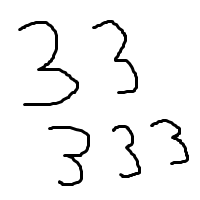
#> input picture test-images/3_11.png, 200 x 200 px
$ python jesper.py
#> lines starting #> are read from the running program, lines starting #| are printed output that depends on the picture
import sys
import time
import math
from PIL import Image

# [91 lines left out: functions percentOfPixels, divideImage, imgArr, not called in this run]

# Input:
#    myImage: the padded image to apply the filter to
#    matrix: the matrix to use to multiply the image by
# Output:
#    Filtered image
def applyFilter(img, kernel):
    i = 0
    j = 0
    filtered = Image.new("L", (img.width - 2, img.height - 2))  #create new image

    imageArray = []

    for i in range(1, img.width - 1):                        #for every pixel within padding
        for j in range(1, img.height - 1):
            del imageArray[:]                                #clear imageArray each loop
            imageArray.append(img.getpixel((i-1, j-1)))      #populate imageArray with top left pixel
            imageArray.append(img.getpixel((i, j-1)))        #populate imageArray with top middle pixel
            imageArray.append(img.getpixel((i+1, j-1)))      #populate imageArray with top right pixel
            imageArray.append(img.getpixel((i-1, j)))        #populate imageArray with middle left pixel
            imageArray.append(img.getpixel((i, j)))          #populate imageArray with middle pixel
            imageArray.append(img.getpixel((i+1, j)))        #populate imageArray with middle right pixel
            imageArray.append(img.getpixel((i-1, j+1)))      #populate imageArray with bottom left pixel
            imageArray.append(img.getpixel((i, j+1)))        #populate imageArray with bottom middle pixel
            imageArray.append(img.getpixel((i+1, j+1)))      #populate imageArray with bottom right pixel
            filtered.putpixel((i- 1, j- 1), convolute(imageArray, kernel))    #write result of convolution to new image
    return filtered

# Input:
#   imageArray - array containing the 9 pixel grayscale values
#   kernel - kernel matrix used for the convolution
def convolute(imageArray, kernel):
    temp = 0        #used to store current convolution sum

    for i in range(0, len(imageArray)):
        temp = temp + (imageArray[i]*kernel[i])    #increment temp by result of image pixel * kernel pixel

    return math.floor(temp)

#contains the 20 rules for thinning.
# [166 lines left out: function thinning, not called in this run]

def padImage(img):
    padded = Image.new("L", (img.width + 2, img.height + 2), color = 0) #create new image
    i = 0       #counter
    j = 0       #counter
    for i in range(0, padded.width):
        for j in range(0, padded.height):
            #top left
            if (i == 0 and j == 0):
                padded.putpixel((i, j), img.getpixel((i, j)))   #pad top left pixel of padded image with top left pixel of original image
            #top right
            elif (i == padded.width-1 and j == 0):
                padded.putpixel((i, j), img.getpixel((img.width-1, j)))   #pad top right pixel of padded image with top right pixel of original image
            #bottom left
            elif (i == 0 and j == padded.height-1):
                padded.putpixel((i, j), img.getpixel((i, img.height-1)))   #pad bottom left pixel of padded image with top right pixel of original image
            #bottom right
            elif (i == padded.width-1 and j == padded.height-1):
                padded.putpixel((i, j), img.getpixel((img.width-1, img.height-1)))   #pad bottom right pixel of padded image with top right pixel of original image
            #left side
            elif (i == 0):
                padded.putpixel((i, j), img.getpixel((i, j-1))) #pad left side of padded image with pixels along left side of original image
            #right side
            elif (i == padded.width-1):
                padded.putpixel((i, j), img.getpixel((img.width-1, j-1)))   #pad right side of padded image with pixels along right side of original image
            #top side
            elif (j == 0):
                padded.putpixel((i, j), img.getpixel((i-1, j)))     #pad top side of padded image with pixels along top side of original image
            #bottom side
            elif (j == padded.height-1):
                padded.putpixel((i, j), img.getpixel((i-1, img.height-1)))      #pad bottom side of padded image with pixels along bottom side of original image
            #inside pixels
            else:
                padded.putpixel((i, j), img.getpixel((i-1, j-1)))       #pad the rest of the padded image with the pixels from the rest of the original image
    return padded

def main ():
    #formatting for the main menu
    print("{0:-^50s}".format(''))
    print("{0:-^50s}".format('  Main Menu  '))
    print("{0:-^50s}".format(''))
    print("{0:^50s}".format('Welcome to the CP467 Final Project demo.'))
    print()

    # gives the user the choice of whether to run the program or end
    print("{0:^50s}".format('1. Filtering'))
    print("{0:^50s}".format('2. Thinning'))
    print("{0:^50s}".format('3. Scaling'))
    print("{0:^50s}".format('4. Getting features'))
    print("{0:^50s}".format('5. Quit'))

    #adds blanks lines and waits for the user input
    print()
    menuoption = input('Enter your choice here: ')
#> the answer given: 1
    print()

    # menu option 1 is chosen
    if menuoption == "1":

        while True:
            # gets the filename from the user, opens the file, and tells user it imported successfully
            filename = input('Please enter the filename for the image you\'d like to use: ')
#> the answer given: test-images/3_11.png

            try:
                imgBase = Image.open(filename).convert("L")
                print('')
                print('Image imported successfully')
                print('')
                break
            except IOError:
                print("Image import failed - file not found")

        print("{0:-^50s}".format(''))
        print("{0:-^50s}".format('  Select your Filter  '))
        print("{0:-^50s}".format(''))
        print("{0:^50s}".format('1. High Pass Filter'))
        print("{0:^50s}".format('2. Low Pass Filter'))

        filteroption = input('Enter your choice here: ')
#> the answer given: 1

        if filteroption == "1":
            kernel = [-1, -1, -1, -1, 8, -1, -1, -1, -1]
        elif filteroption == "2":
            kernel = [1/9, 1/9, 1/9, 1/9, 1/9, 1/9, 1/9, 1/9, 1/9]
        #end if
        imgBase.show()
        imgPadded = padImage(imgBase) #pad input image
#> in padImage, `padded = Image.new("L", (img.width + 2, img.height + 2), color = 0)`: padded: PIL image 202x202 L; every value is 0
#> after the loop in padImage, `for i in range(0, padded.width):`:
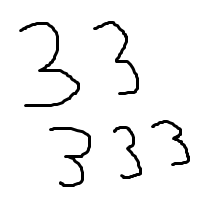
#> padded: PIL image 202x202 L; min 0, max 255, mean 242.7
        imgFiltered = applyFilter(imgPadded, kernel)    #filters image
#> in applyFilter, `filtered = Image.new("L", (img.width - 2, img.height - 2))`: filtered: PIL image 200x200 L; every value is 0
#> after the loop in applyFilter, `for i in range(1, img.width - 1):`:
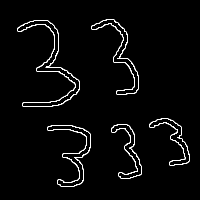
#> filtered: PIL image 200x200 L; min 0, max 255, mean 9.9
        imgFiltered.show()              #show filtered image
        imgFiltered.save("filteredimage.jpg")

    elif menuoption == "2":
        # Gets the file from the user
        filename = input('Please enter the filename for the image you\'d like to use: ')

        # Opens file and converts the image to black and white
        imgBase = Image.open(filename).convert("1")
        imgBase.show()

        # Thins the image
        imgThinned = thinning(imgBase)
        imgThinned.show()
        print ("done")
    elif menuoption == "3":
        print("opion 3")
    # menu option 3 is chosen
    elif menuoption == "4":
        print("Getting features")
        while True:
            # gets the filename from the user, opens the file, and tells user it imported successfully
            filename = input('Please enter the filename for the image you\'d like to use: ')

            try:
                imgBase = Image.open(filename).convert("L")
                print('')
                print('Image imported successfully')
                print('')
                break
            except IOError:
                print("Image import failed - file not found")

        print(divideImage(imgBase))
    elif menuoption == "5":
        # exits the program
        print("Quitting program..")
        time.sleep(1.5)
        sys.exit

main()

$ run again, on test-images/4_12.png
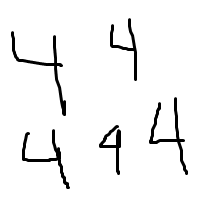
#> input picture test-images/4_12.png, 200 x 200 px
#> after the loop in padImage, `for i in range(0, padded.width):`:
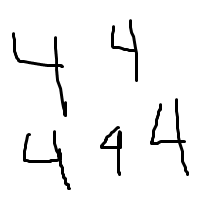
#> padded: PIL image 202x202 L; min 0, max 255, mean 242.7
#> after the loop in applyFilter, `for i in range(1, img.width - 1):`:
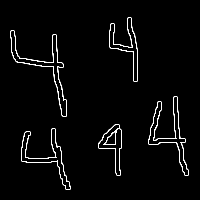
#> filtered: PIL image 200x200 L; min 0, max 255, mean 9.3

$ run again, on test-images/5_15.png
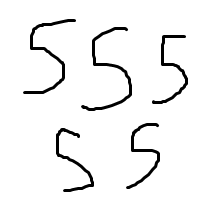
#> input picture test-images/5_15.png, 200 x 200 px
#> after the loop in padImage, `for i in range(0, padded.width):`:
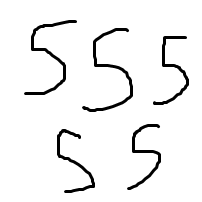
#> padded: PIL image 202x202 L; min 0, max 255, mean 241.6
#> after the loop in applyFilter, `for i in range(1, img.width - 1):`:
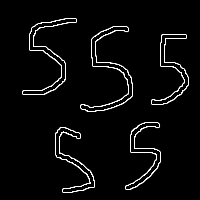
#> filtered: PIL image 200x200 L; min 0, max 255, mean 10.8

$ run again, on test-images/6_11.png
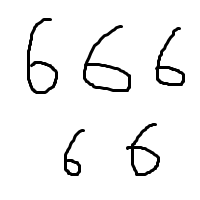
#> input picture test-images/6_11.png, 200 x 200 px
#> after the loop in padImage, `for i in range(0, padded.width):`:
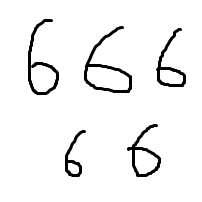
#> padded: PIL image 202x202 L; min 0, max 255, mean 242.3
#> after the loop in applyFilter, `for i in range(1, img.width - 1):`:
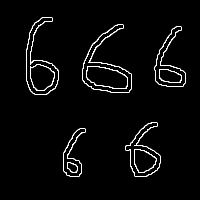
#> filtered: PIL image 200x200 L; min 0, max 255, mean 9.9
